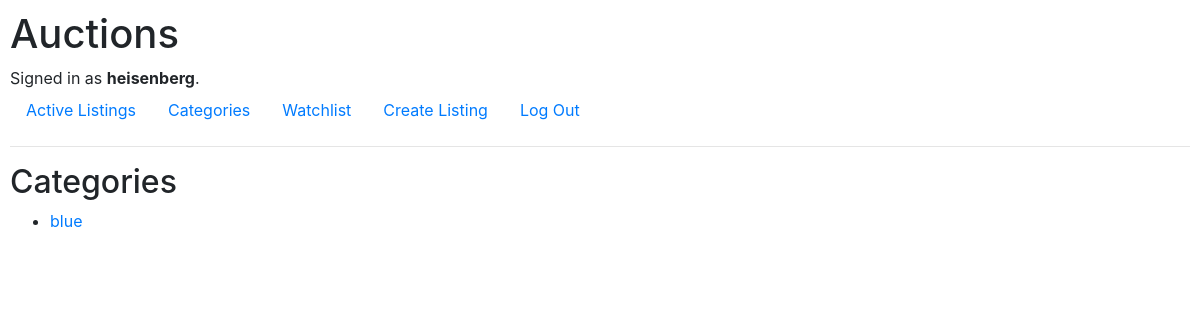
Before: /categories (signed in) with the older database file.
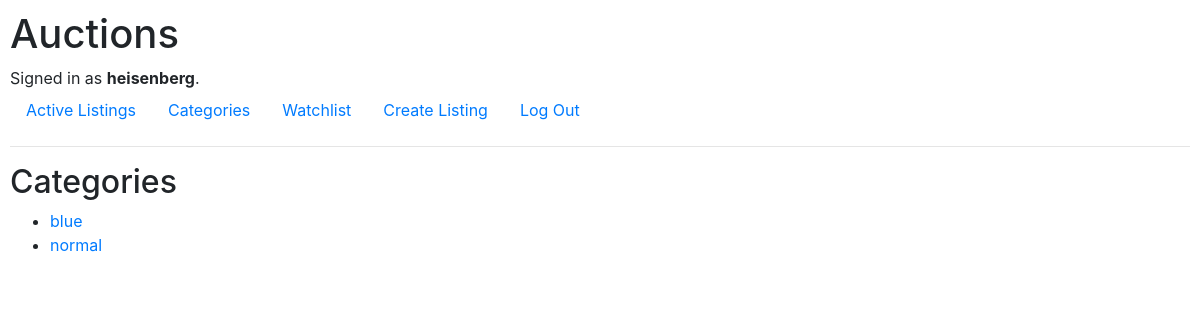
After: the same page with the newer database file.
### auctions/models.py (models this page shows)
class User(AbstractUser):
    pass

class Category(models.Model):
    categoryName = models.CharField(max_length=30)
    def __str__(self):
        return self.categoryName
    class Meta:
        verbose_name_plural = 'Categories'

### auctions/views.py (the view)
# urls.py: path("categories", views.view_categories, name="categories"),
def view_categories(request):
    return render(request, "auctions/categories.html", {
        "category": all_categories
    })

### auctions/templates/auctions/categories.html
{% extends "auctions/layout.html" %}
{% block body %}
    <h2>Categories</h2>
    <ul>
        {% for cat in category %}
            <li>
                <a href="{% url 'category' title=cat %}">{{ cat }}</a>
            </li>
        {% endfor %}
    </ul>
{% endblock %}

### auctions/templates/auctions/layout.html (shortened to what this page needs)
{% load static %}
<!DOCTYPE html>
<html lang="en">
    <head>
        <link rel="stylesheet" href="https://stackpath.bootstrapcdn.com/bootstrap/4.4.1/css/bootstrap.min.css">
        <link href="{% static 'auctions/styles.css' %}" rel="stylesheet">
    </head>
    <body>
        <h1>Auctions</h1>
        <div>
            {% if user.is_authenticated %}
                Signed in as <strong>{{ user.username }}</strong>.
            {% else %}
                Not signed in.
            {% endif %}
        </div>
        <ul class="nav">
            <li class="nav-item">
                <a class="nav-link" href="{% url 'index' %}">Active Listings</a>
            </li>
            <li class="nav-item">
                <a class="nav-link" href="{% url 'categories' %}">Categories</a>
            {% if user.is_authenticated %}
                </li>
                <li class="nav-item">
                    <a class="nav-link" href="{% url 'watchlist' %}">Watchlist</a>
                </li>
                <li class="nav-item">
                    <a class="nav-link" href="{% url 'create' %}">Create Listing</a>
                </li>
                <li class="nav-item">
                    <a class="nav-link" href="{% url 'logout' %}">Log Out</a>
                </li>
            {% endif %}
        </ul>
        <hr>
        {% block body %}
        {% endblock %}
    </body>
</html>

### auctions/static/auctions/styles.css (style rules this page uses)
body { padding: 10px; }

Changed rows visible on the page:
added Category: categoryName "normal"
